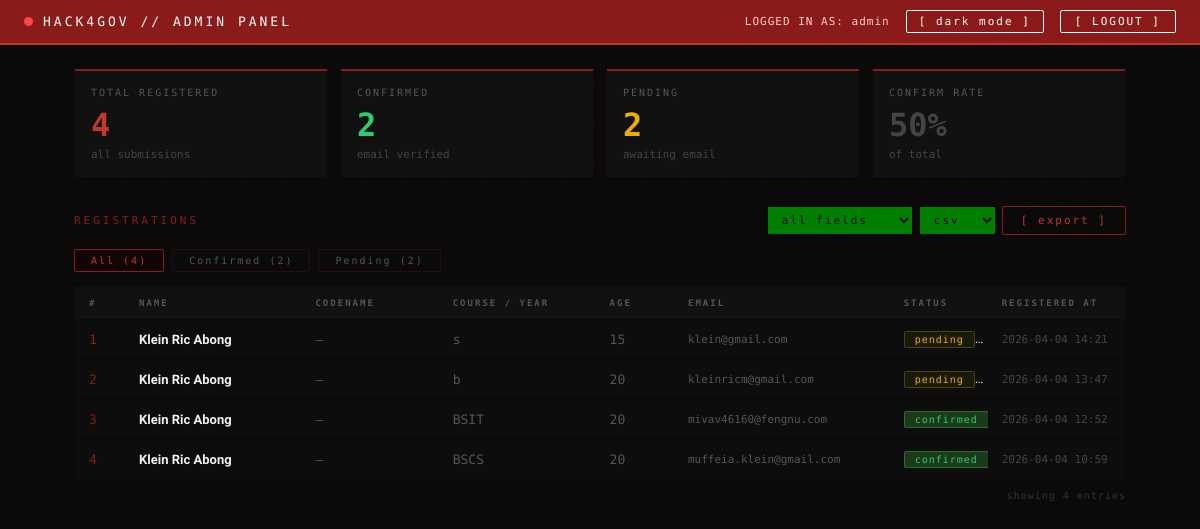
Before: /admin (signed in) with the older database file.
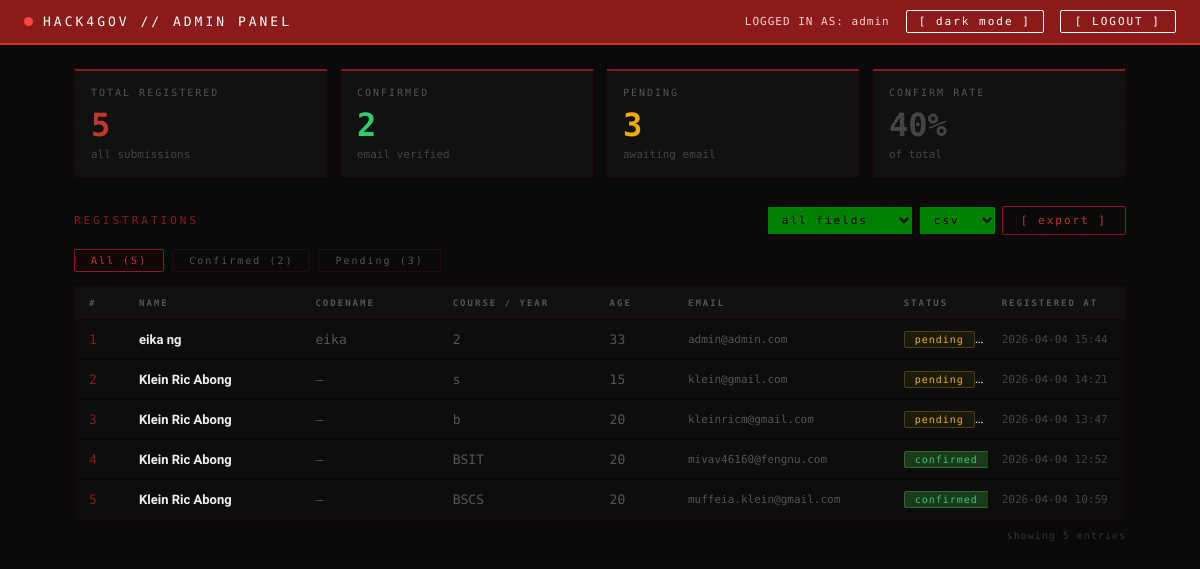
After: the same page with the newer database file.
### tables this page shows
CREATE TABLE registrations (
            id             INTEGER PRIMARY KEY AUTOINCREMENT,
            name           TEXT    NOT NULL,
            age            INTEGER NOT NULL,
            course_year    TEXT    NOT NULL,
            contact_number TEXT    NOT NULL,
            email          TEXT    NOT NULL UNIQUE,
            confirmed      INTEGER DEFAULT 0,
            token          TEXT    NOT NULL,
            registered_at  TIMESTAMP DEFAULT CURRENT_TIMESTAMP
        , codename TEXT);

### app.py (the view)
@app.route('/admin')
@login_required   # ← protects this route — redirects to login if not logged in
def admin_dashboard():
    conn = get_db()
    try:
        all_rows = conn.execute("""
            SELECT id, name, codename, age, course_year, contact_number,
                   email, confirmed, registered_at
            FROM registrations
            ORDER BY registered_at DESC
        """).fetchall()
        stats = conn.execute("""
            SELECT
                COUNT(*)        AS total,
                SUM(confirmed)  AS confirmed,
                COUNT(*) - SUM(confirmed) AS pending
            FROM registrations
        """).fetchone()
    except Exception as e:
        print(f"DB error: {e}")
        all_rows = []
        stats    = {'total': 0, 'confirmed': 0, 'pending': 0}
        conn.close()
    else:
        conn.close()
    total     = stats['total']     or 0
    confirmed = stats['confirmed'] or 0
    pending   = stats['pending']   or 0
    rate      = round((confirmed / total * 100)) if total > 0 else 0
    return render_template('/admin/admin_dashboard.html',
        registrations = [dict(r) for r in all_rows],
        total         = total,
        confirmed     = confirmed,
        pending       = pending,
        rate          = rate,
        admin_user    = session.get('admin_username', 'admin')
    )

### app.py (called while the page is built)
def get_db():
    conn = sqlite3.connect(DB_PATH, timeout=30, check_same_thread=False)
    conn.row_factory = sqlite3.Row
    conn.execute("PRAGMA busy_timeout = 30000;")
    return conn

def login_required(f):
    @wraps(f)
    def decorated(*args, **kwargs):
        if not session.get('admin_logged_in'):
            flash('Please log in to access the admin panel.')
            return redirect(url_for('admin_login'))
        return f(*args, **kwargs)
    return decorated

### templates/admin/admin_dashboard.html (shortened to what this page needs)
<!DOCTYPE html>
<html lang="en">
<head>
</head>
<body>
  <div class="topbar">
    <div class="topbar-left">
      <div class="dot"></div>
      <span class="topbar-title">HACK4GOV // ADMIN PANEL</span>
    </div>
    <div class="topbar-right">
      <span class="topbar-user">LOGGED IN AS: {{ admin_user }}</span>
      <button id="theme-toggle" class="theme-toggle" onclick="toggleTheme()">[ dark mode ]</button>
      <a href="{{ url_for('admin_logout') }}" class="btn-logout">[ LOGOUT ]</a>
    </div>
  </div>
  <div class="content">
    <div class="stats-grid">
      <div class="stat-card">
        <div class="stat-label">Total Registered</div>
        <div class="stat-num" style="color:var(--accent-strong);">{{ total }}</div>
        <div class="stat-sub">all submissions</div>
      </div>
      <div class="stat-card">
        <div class="stat-label">Confirmed</div>
        <div class="stat-num" style="color:#2ecc71;">{{ confirmed }}</div>
        <div class="stat-sub">email verified</div>
      </div>
      <div class="stat-card">
        <div class="stat-label">Pending</div>
        <div class="stat-num" style="color:#f0ad00;">{{ pending }}</div>
        <div class="stat-sub">awaiting email</div>
      </div>
      <div class="stat-card">
        <div class="stat-label">Confirm Rate</div>
        <div class="stat-num" style="color:var(--muted-2);">{{ rate }}%</div>
        <div class="stat-sub">of total</div>
      </div>
    </div>
    <div class="section-header">
      <span class="section-title">registrations</span>
      <div style="display:flex; align-items:center; gap:8px; flex-wrap:wrap;">
        <form id="export-form" action="{{ url_for('admin_export') }}" method="get" style="display:flex; gap:6px; align-items:center;">
          <select name="fields" class="btn" style="padding:6px 10px; background:green; color:black; border-color:var(--border);">
            <option value="all">all fields</option>
          </select>
          <select name="format" class="btn" style="padding:6px 10px; background:green; color:black; border-color:var(--border);">
            <option value="csv">csv</option>
          </select>
          <button type="submit" class="btn btn-export">[ export ]</button>
        </form>
      </div>
    </div>
    <div class="filter-row">
      <button class="filter-btn active" onclick="filterTable('all', this)">All ({{ total }})</button>
      <button class="filter-btn" onclick="filterTable('confirmed', this)">Confirmed ({{ confirmed }})</button>
      <button class="filter-btn" onclick="filterTable('pending', this)">Pending ({{ pending }})</button>
    </div>
    <div class="table-wrap">
      <table id="reg-table">
        <thead>
          <tr>
            <th style="width:50px;">#</th>
            <th style="width:18%;">Name</th>
            <th style="width:14%;">Codename</th>
            <th style="width:16%;">Course / Year</th>
            <th style="width:8%;">Age</th>
            <th style="width:22%;">Email</th>
            <th style="width:10%;">Status</th>
            <th style="width:14%;">Registered At</th>
          </tr>
        </thead>
        <tbody>
          {% for reg in registrations %}
          <tr data-status="{{ 'confirmed' if reg.confirmed == 1 else 'pending' }}">
            <td class="mono" style="color:var(--accent);">
              {{ loop.index }}
            </td>
            <td style="font-weight:600; color:var(--text);">{{ reg.name }}</td>
            <td class="mono" style="color:var(--muted);">{{ reg.codename or '—' }}</td>
            <td class="mono" style="color:var(--muted);">{{ reg.course_year }}</td>
            <td class="mono" style="color:var(--muted);">{{ reg.age }}</td>
            <td class="mono" style="color:var(--email); font-size:11px;">{{ reg.email }}</td>
            <td>
              {% if reg.confirmed == 1 %}
                <span class="badge badge-confirmed">confirmed</span>
              {% else %}
                <span class="badge badge-pending">pending</span>
              {% endif %}
            </td>
            <td class="mono" style="color:var(--muted-2); font-size:11px;">
              {{ reg.registered_at[:16] if reg.registered_at else '—' }}
            </td>
          </tr>
          {% endfor %}
        </tbody>
      </table>
    </div>
    <div class="table-footer" id="table-footer">
      showing {{ total }} entries
    </div>
  </div>
</body>
</html>

Changed rows visible on the page:
added registrations: name "eika ng", codename "eika", course_year "2", age "33", email "admin@admin.com", confirmed "pending", registered_at "2026-04-04 15:44"
Other visible differences:
{{ total }}: "4" → "5"
{{ pending }}: "2" → "3"
{{ rate }}: "50" → "40"
